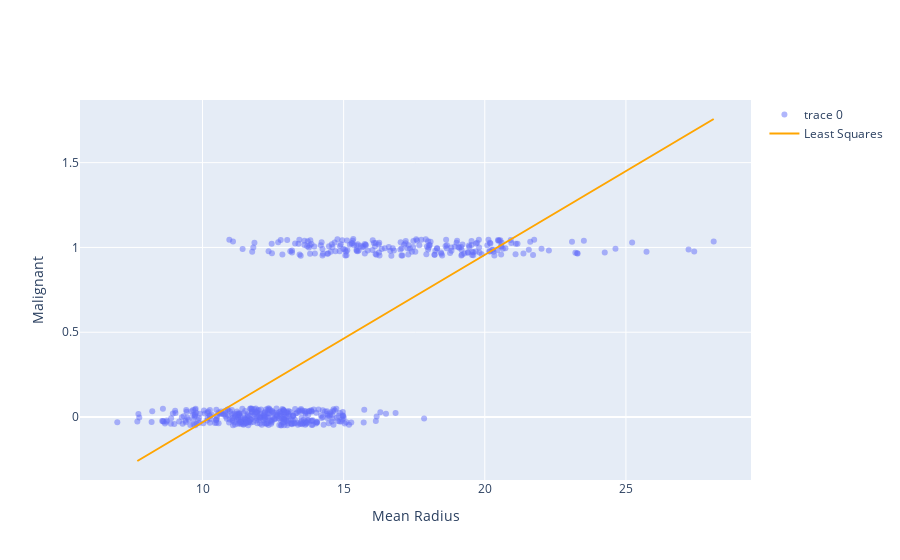

This figure's notebook cell:
### Markdown cell above
How well does our model fit the data?

### Code cell
X_plt = np.expand_dims(np.linspace(X.min(), X.max(), 50),1)
model_line = go.Scatter(name="Least Squares",
    x=X_plt.flatten(), y=lin_reg.predict(X_plt), 
    mode="lines", line=dict(color="orange"))
go.Figure([points, model_line], layout=layout)

### Figure 1 — Plotly figure (JSON) as saved in the notebook; plotly's stock layout.template omitted (floating-point values rounded to 4 significant figures; data arrays with more than 128 entries replaced by an {"elided": "..."} marker saying what was removed)
{"data": [{"marker": {"opacity": 0.5}, "mode": "markers", "type": "scatter", "x": {"elided": "569 float values"}, "y": {"elided": "569 float values"}}, {"line": {"color": "orange"}, "mode": "lines", "name": "Least Squares", "type": "scatter", "x": [7.691, 8.108, 8.524, 8.941, 9.358, 9.775, 10.19, 10.61, 11.02, 11.44, 11.86, 12.27, 12.69, 13.11, 13.52, 13.94, 14.36, 14.78, 15.19, 15.61, 16.03, 16.44, 16.86, 17.28, 17.69, 18.11, 18.53, 18.94, 19.36, 19.78, 20.19, 20.61, 21.03, 21.44, 21.86, 22.28, 22.69, 23.11, 23.53, 23.94, 24.36, 24.78, 25.19, 25.61, 26.03, 26.44, 26.86, 27.28, 27.69, 28.11], "y": [-0.2593, -0.2181, -0.1769, -0.1358, -0.09463, -0.05347, -0.01231, 0.02884, 0.07, 0.1112, 0.1523, 0.1935, 0.2346, 0.2758, 0.3169, 0.3581, 0.3992, 0.4404, 0.4816, 0.5227, 0.5639, 0.605, 0.6462, 0.6873, 0.7285, 0.7697, 0.8108, 0.852, 0.8931, 0.9343, 0.9754, 1.017, 1.058, 1.099, 1.14, 1.181, 1.222, 1.264, 1.305, 1.346, 1.387, 1.428, 1.469, 1.51, 1.552, 1.593, 1.634, 1.675, 1.716, 1.757]}], "layout": {"xaxis": {"title": {"text": "Mean Radius"}}, "yaxis": {"title": {"text": "Malignant"}}}}
